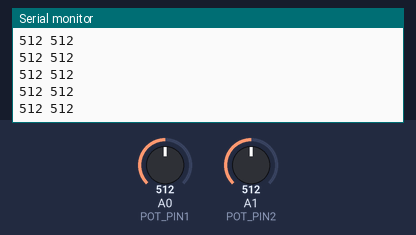
Bench run of a sketch on a simulated Arduino Uno, built with avr-gcc and run on an emulated ATmega328P. Parts: the last lines printed to the serial monitor. The inputs (shaded band) are chosen by the test bench; at power-on: A0 (POT_PIN1) = 512, A1 (POT_PIN2) = 512.

Above: at 1.2 s.
1.3 s: A0 (POT_PIN1) set to 716
At 1.31 s:
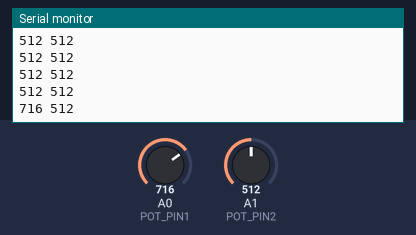
2.8 s: A1 (POT_PIN2) set to 716
At 2.82 s:
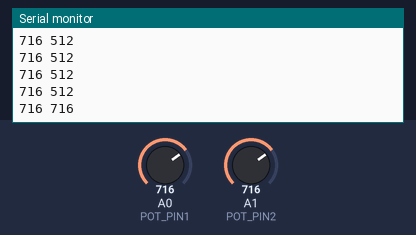
4.3 s: A0 (POT_PIN1) set to 900
At 4.32 s:
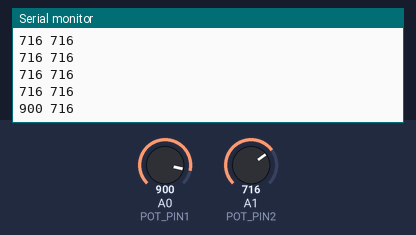
5.8 s: A1 (POT_PIN2) set to 900
At 5.83 s:
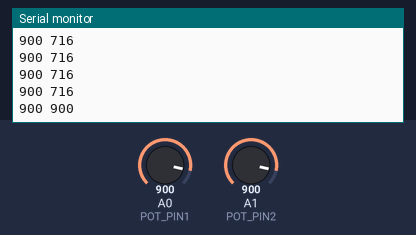
Timing chart, 0 to 8.3 s (numbered marks = the images above; inputs shaded):
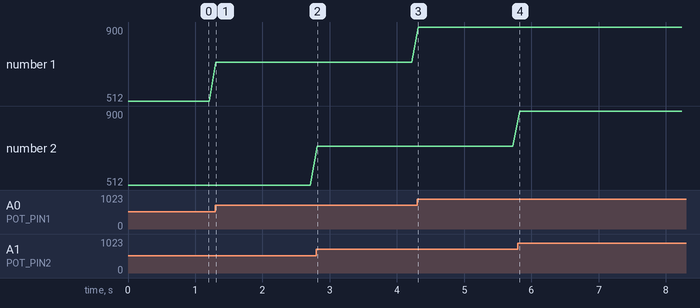

Measured:
- after the input at 1.3 s, the serial monitor: prints a new line at once (image 1)
- after the input at 2.8 s, the serial monitor: prints a new line at once (image 2)
- after the input at 4.3 s, the serial monitor: prints a new line at once (image 3)
- after the input at 5.8 s, the serial monitor: prints a new line at once (image 4)
- plotted number 1: 512 → 716 after the input at 1.3 s, 716 → 900 after the input at 4.3 s

The sketch:

sketch_jan5b.ino
```cpp
const int POT_PIN1 = A0;
const int POT_PIN2 = A1;
const int LED_PIN = 10;

void setup() {
  Serial.begin(9600);
  pinMode(POT_PIN1, INPUT);
  pinMode(POT_PIN2, INPUT);
  // pinMode(LED_PIN, OUTPUT);

}

void loop() {
  int butValue1 = analogRead(POT_PIN1);
  int butValue2 = analogRead(POT_PIN2);
  char x[25];
  sprintf(x, "%d %d", butValue1, butValue2);
  Serial.println(x);
  delay(100);
}
```
